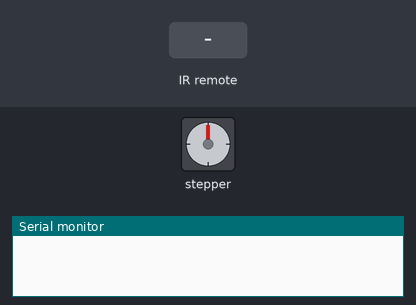
The sketch below on a simulated Arduino Uno, built with avr-gcc and run on an emulated ATmega328P. On the bench: stepper motor, the last lines printed to the serial monitor. Inputs (shaded band) come from the test bench. Stepper angles assume 2038 steps per turn.

Above: at 1.2 s.
1.3 s: infrared code 0xFFA25D received
At 1.45 s:
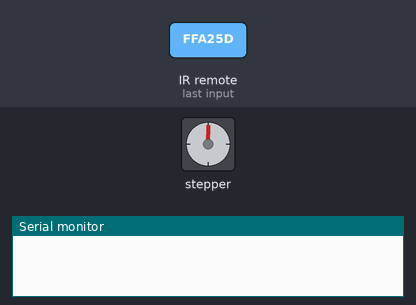
At 2.07 s:
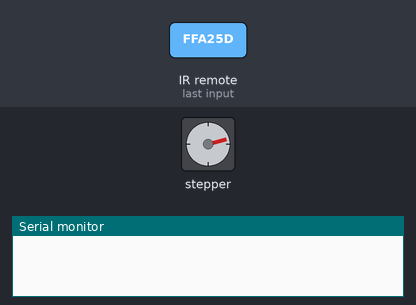
7.3 s: infrared code 0xFFA25D received
At 7.92 s:
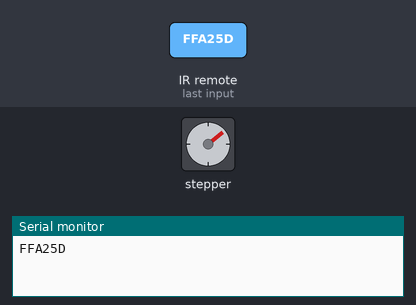
Timing chart, 0 to 14.9 s (numbered marks = the images above; inputs shaded):
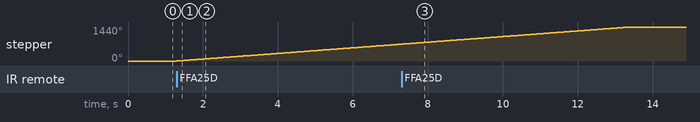

The sketch:

StepperMotor.ino
```cpp
//Includes the Arduino Stepper Library
#include <Stepper.h>
#include <IRremote.hpp>

// Defines the number of steps per rotation
#define STEPS_PER_REVOLUTION 2038
#define RECV_PIN 7

// Creates an instance of stepper class
// Pins entered in sequence IN1-IN3-IN2-IN4 for proper step sequence
Stepper myStepper = Stepper(STEPS_PER_REVOLUTION, 5, 3, 4, 2);

IRrecv irrecv(RECV_PIN);
decode_results results;

void setup() {
	// Nothing to do (Stepper Library sets pins as outputs)
  Serial.begin(9600);
  irrecv.enableIRIn();
}

void loop() {
	myStepper.setSpeed(20);

	// Rotate CW slowly at 5 RPM
	// myStepper.step(STEPS_PER_REVOLUTION * 25);

  if (irrecv.decode(&results)) {
    if (results.value == 0xFFA25D) {
      myStepper.step(STEPS_PER_REVOLUTION * 2);
    }
    Serial.println(results.value, HEX);
    irrecv.resume(); // Receive the next value
  }
}
```

Measured:
- after the input at 1.3 s, stepper: keeps turning clockwise at about 119°/s, starting at once
